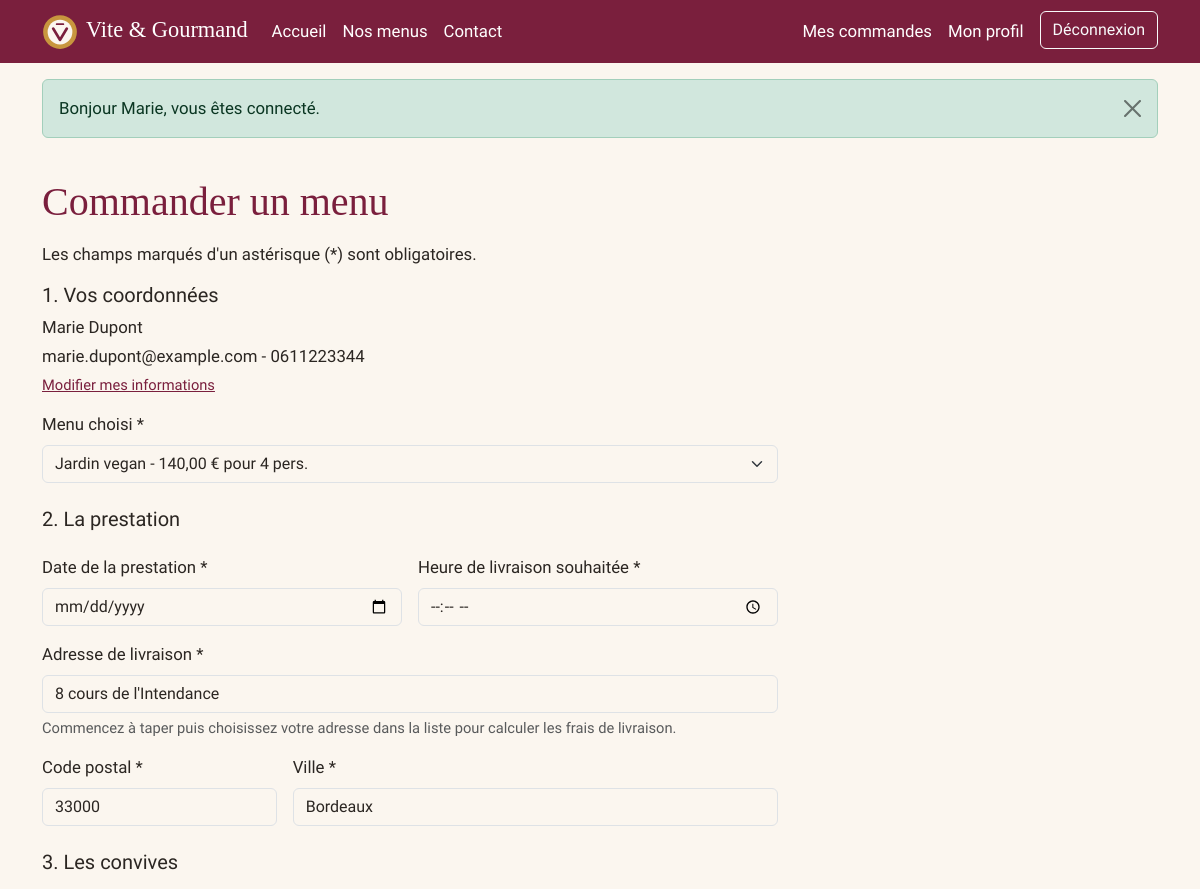
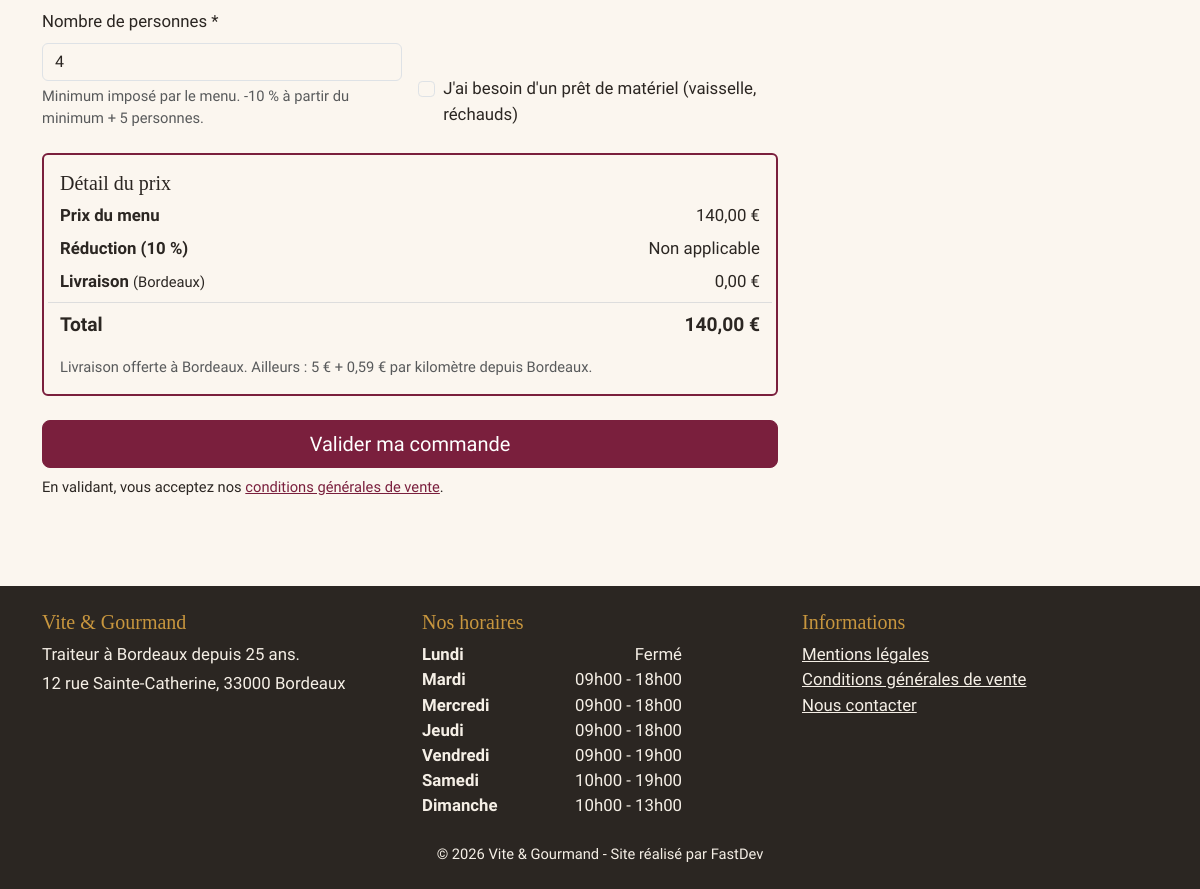
/commander?menu=4 (signed in), run on the app's committed database (2 pictures, top to bottom).
### tables this page shows
CREATE TABLE utilisateur (
    utilisateur_id  INT UNSIGNED AUTO_INCREMENT PRIMARY KEY,
    email           VARCHAR(255) NOT NULL UNIQUE,       
    password        VARCHAR(255) NOT NULL,              
    prenom          VARCHAR(100) NOT NULL,
    nom             VARCHAR(100) NOT NULL,
    telephone       VARCHAR(20)  NULL,                  
    adresse_postale VARCHAR(255) NULL,
    code_postal     VARCHAR(10)  NULL,
    ville           VARCHAR(100) NULL,
    pays            VARCHAR(100) NOT NULL DEFAULT 'France',
    role_id         INT UNSIGNED NOT NULL,
    actif           BOOLEAN NOT NULL DEFAULT TRUE,      
    date_creation   DATETIME NOT NULL DEFAULT CURRENT_TIMESTAMP,
    CONSTRAINT fk_utilisateur_role
        FOREIGN KEY (role_id) REFERENCES role(role_id)
);

CREATE TABLE horaire (
    horaire_id      INT UNSIGNED AUTO_INCREMENT PRIMARY KEY,
    jour            ENUM('lundi','mardi','mercredi','jeudi','vendredi','samedi','dimanche') NOT NULL UNIQUE,
    heure_ouverture TIME NULL,
    heure_fermeture TIME NULL,
    ferme           BOOLEAN NOT NULL DEFAULT FALSE
);

### templates/pages/commande/commander.php (the view, shortened to what the rows shown need)
<div class="container py-4">
    <h1 class="mb-3">Commander un menu</h1>
    <?php if (!$menus): ?>
        <div class="alert alert-warning">Aucun menu n'est disponible à la commande pour le moment.</div>
    <?php else: ?>
    <form method="post" action="/commander" id="form-commande" novalidate>
        <div class="row">
            <div class="col-lg-8">
                <fieldset class="mb-4">
                    <legend class="h5">1. Vos coordonnées</legend>
                    <p class="mb-1"><?= e($client['prenom'] . ' ' . $client['nom']) ?></p>
                    <p class="mb-1"><?= e($client['email']) ?> - <?= e($client['telephone']) ?></p>
                    <p class="small"><a href="/espace/profil">Modifier mes informations</a></p>
                    <label for="menu_id" class="form-label">Menu choisi <span aria-hidden="true">*</span></label>
                    <select class="form-select<?= aria_invalid($errors, 'menu_id') ?>" id="menu_id" name="menu_id" required>
                        <?php foreach ($menus as $m): ?>
                            <option value="<?= (int) $m['menu_id'] ?>"
                                    data-prix="<?= e($m['prix_par_personne']) ?>"
                                    data-min="<?= (int) $m['nombre_personne_minimum'] ?>"
                                    <?= $menuId === (int) $m['menu_id'] ? 'selected' : '' ?>>
                                <?= e($m['titre']) ?> - <?= money($m['prix_minimum']) ?> pour <?= (int) $m['nombre_personne_minimum'] ?> pers.
                            </option>
                        <?php endforeach; ?>
                    </select>
                </fieldset>
                <?= render_partial('partials/form-prestation', ['data' => $data, 'errors' => $errors]) ?>
                <button type="submit" class="btn btn-bordeaux btn-lg w-100">Valider ma commande</button>
                <p class="small mt-2">En validant, vous acceptez nos <a href="/cgv">conditions générales de vente</a>.</p>
            </div>
        </div>
    </form>
    <?php endif; ?>
</div>

### templates/partials/form-prestation.php (shortened to what the rows shown need)
<?php
$demain = (new DateTimeImmutable('tomorrow'))->format('Y-m-d');
?>
<fieldset class="mb-4">
    <legend class="h5">2. La prestation</legend>
    <div class="row g-3">
        <div class="col-sm-6">
            <label for="date_prestation" class="form-label">Date de la prestation <span aria-hidden="true">*</span></label>
            <input type="date" class="form-control<?= aria_invalid($errors, 'date_prestation') ?>" id="date_prestation" name="date_prestation"
                   min="<?= e($demain) ?>" value="<?= old($data, 'date_prestation') ?>" required>
        </div>
        <div class="col-sm-6">
            <label for="heure_livraison" class="form-label">Heure de livraison souhaitée <span aria-hidden="true">*</span></label>
            <input type="time" class="form-control<?= aria_invalid($errors, 'heure_livraison') ?>" id="heure_livraison" name="heure_livraison"
                   value="<?= old($data, 'heure_livraison') ?>" required>
        </div>
        <div class="col-12 position-relative">
            <label for="adresse_prestation" class="form-label">Adresse de livraison <span aria-hidden="true">*</span></label>
            <input type="text" class="form-control<?= aria_invalid($errors, 'adresse_prestation') ?>" id="adresse_prestation" name="adresse_prestation"
                   value="<?= old($data, 'adresse_prestation') ?>" required autocomplete="off"
                   role="combobox" aria-autocomplete="list" aria-expanded="false" aria-controls="suggestions-adresse">
            <div class="form-text">Commencez à taper puis choisissez votre adresse dans la liste pour calculer les frais de livraison.</div>
        </div>
        <div class="col-sm-4">
            <label for="code_postal" class="form-label">Code postal <span aria-hidden="true">*</span></label>
            <input type="text" inputmode="numeric" class="form-control<?= aria_invalid($errors, 'code_postal') ?>" id="code_postal" name="code_postal"
                   value="<?= old($data, 'code_postal') ?>" required>
        </div>
        <div class="col-sm-8">
            <label for="ville_prestation" class="form-label">Ville <span aria-hidden="true">*</span></label>
            <input type="text" class="form-control<?= aria_invalid($errors, 'ville_prestation') ?>" id="ville_prestation" name="ville_prestation"
                   value="<?= old($data, 'ville_prestation') ?>" required>
        </div>
    </div>
</fieldset>
<fieldset class="mb-4">
    <legend class="h5">3. Les convives</legend>
    <div class="row g-3">
        <div class="col-sm-6">
            <label for="nombre_personne" class="form-label">Nombre de personnes <span aria-hidden="true">*</span></label>
            <input type="number" class="form-control<?= aria_invalid($errors, 'nombre_personne') ?>" id="nombre_personne" name="nombre_personne"
                   value="<?= old($data, 'nombre_personne') ?>" required min="1" aria-describedby="aide-personnes">
            <div id="aide-personnes" class="form-text">Minimum imposé par le menu. -10 % à partir du minimum + 5 personnes.</div>
        </div>
        <div class="col-sm-6 d-flex align-items-end">
            <div class="form-check">
                <input class="form-check-input" type="checkbox" id="pret_materiel" name="pret_materiel" value="1" <?= !empty($data['pret_materiel']) ? 'checked' : '' ?>>
                <label class="form-check-label" for="pret_materiel">J'ai besoin d'un prêt de matériel (vaisselle, réchauds)</label>
            </div>
        </div>
    </div>
</fieldset>
<section class="card recap-prix mb-4" aria-labelledby="titre-recap">
    <div class="card-body">
        <h2 id="titre-recap" class="h5">Détail du prix</h2>
        <dl class="row mb-0" id="recap" aria-live="polite">
            <dt class="col-7">Prix du menu</dt><dd class="col-5 text-end" id="recap-menu">-</dd>
            <dt class="col-7">Réduction (10 %)</dt><dd class="col-5 text-end" id="recap-reduction">-</dd>
            <dt class="col-7">Livraison <span class="small fw-normal" id="recap-distance"></span></dt><dd class="col-5 text-end" id="recap-livraison">-</dd>
            <dt class="col-7 total">Total</dt><dd class="col-5 text-end total" id="recap-total">-</dd>
        </dl>
        <p class="small text-muted mb-0 mt-2">Livraison offerte à Bordeaux. Ailleurs : 5 € + 0,59 € par kilomètre depuis Bordeaux.</p>
    </div>
</section>

### templates/layout.php (shortened to what the rows shown need)
<!DOCTYPE html>
<html lang="fr">
<head>
    <link href="https://cdn.jsdelivr.net/npm/bootstrap@5.3.3/dist/css/bootstrap.min.css" rel="stylesheet"
>
    <link href="/assets/css/style.css" rel="stylesheet">
</head>
<body>
<main id="contenu" tabindex="-1">
    <?= $contenu ?>
</main>
<footer class="footer mt-5">
    <div class="container py-4">
        <div class="row g-4">
            <div class="col-md-4">
                <h2 class="h5">Vite &amp; Gourmand</h2>
            </div>
            <div class="col-md-4">
                <h2 class="h5">Nos horaires</h2>
                <ul class="list-unstyled horaires mb-0">
                    <?php $horaires = horaires(); if (!$horaires): ?><li>Horaires momentanément indisponibles</li><?php endif; ?>
                    <?php foreach ($horaires as $h): ?>
                        <li>
                            <span class="jour"><?= e(ucfirst($h['jour'])) ?></span>
                            <span><?= $h['ferme'] ? 'Fermé' : e(heure_fr($h['heure_ouverture']) . ' - ' . heure_fr($h['heure_fermeture'])) ?></span>
                        </li>
                    <?php endforeach; ?>
                </ul>
            </div>
            <div class="col-md-4">
                <h2 class="h5">Informations</h2>
            </div>
        </div>
    </div>
</footer>
</body>
</html>

### data on the page
utilisateur: prenom+nom "Marie Dupont", email "marie.dupont@example.com", telephone "0611223344", adresse_prestation "8 cours de l'Intendance", code_postal "33000", ville_prestation "Bordeaux"
horaire: jour "Lundi", ferme "Fermé"
horaire: jour "Mardi", heure_ouverture+heure_fermeture "09h00 - 18h00"
horaire: jour "Mercredi", heure_ouverture+heure_fermeture "09h00 - 18h00"
horaire: jour "Jeudi", heure_ouverture+heure_fermeture "09h00 - 18h00"
horaire: jour "Vendredi", heure_ouverture+heure_fermeture "09h00 - 19h00"
horaire: jour "Samedi", heure_ouverture+heure_fermeture "10h00 - 19h00"
horaire: jour "Dimanche", heure_ouverture+heure_fermeture "10h00 - 13h00"

### other printed values
$m['message'] "Bonjour Marie, vous êtes connecté."
form field menu_id "Jardin vegan - 140,00 € pour 4 pers."
